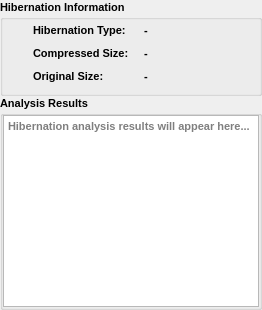
      <widget class="QWidget" name="hibernationTab">
       <property name="sizePolicy">
        <sizepolicy hsizetype="Expanding" vsizetype="Preferred">
         <horstretch>0</horstretch>
         <verstretch>0</verstretch>
        </sizepolicy>
       </property>
       <attribute name="title">
        <string>Hibernation Analysis</string>
       </attribute>
       <layout class="QVBoxLayout" name="hibernationLayout">
        <property name="spacing">
         <number>0</number>
        </property>
        <property name="leftMargin">
         <number>0</number>
        </property>
        <property name="topMargin">
         <number>0</number>
        </property>
        <property name="rightMargin">
         <number>0</number>
        </property>
        <property name="bottomMargin">
         <number>0</number>
        </property>
        <item>
         <widget class="QGroupBox" name="hibernationInfoGroup">
          <property name="maximumSize">
           <size>
            <width>16777215</width>
            <height>150</height>
           </size>
          </property>
          <property name="font">
           <font>
            <pointsize>8</pointsize>
            <weight>75</weight>
            <bold>true</bold>
           </font>
          </property>
          <property name="title">
           <string>Hibernation Information</string>
          </property>
          <layout class="QGridLayout" name="hibernationInfoLayout">
           <property name="leftMargin">
            <number>30</number>
           </property>
           <property name="topMargin">
            <number>5</number>
           </property>
           <property name="rightMargin">
            <number>5</number>
           </property>
           <property name="bottomMargin">
            <number>10</number>
           </property>
           <property name="horizontalSpacing">
            <number>0</number>
           </property>
           <property name="verticalSpacing">
            <number>10</number>
           </property>
           <item row="0" column="0">
            <widget class="QLabel" name="hibernationTypeLabel">
             <property name="font">
              <font>
               <pointsize>8</pointsize>
              </font>
             </property>
             <property name="text">
              <string>Hibernation Type:</string>
             </property>
            </widget>
           </item>
           <item row="0" column="1">
            <widget class="QLabel" name="hibernationTypeValue">
             <property name="font">
              <font>
               <pointsize>8</pointsize>
              </font>
             </property>
             <property name="text">
              <string>-</string>
             </property>
            </widget>
           </item>
           <item row="1" column="0">
            <widget class="QLabel" name="compressedSizeLabel">
             <property name="font">
              <font>
               <pointsize>8</pointsize>
              </font>
             </property>
             <property name="text">
              <string>Compressed Size:</string>
             </property>
            </widget>
           </item>
           <item row="1" column="1">
            <widget class="QLabel" name="compressedSizeValue">
             <property name="font">
              <font>
               <pointsize>8</pointsize>
              </font>
             </property>
             <property name="text">
              <string>-</string>
             </property>
            </widget>
           </item>
           <item row="2" column="0">
            <widget class="QLabel" name="originalSizeLabel">
             <property name="font">
              <font>
               <pointsize>8</pointsize>
              </font>
             </property>
             <property name="text">
              <string>Original Size:</string>
             </property>
            </widget>
           </item>
           <item row="2" column="1">
            <widget class="QLabel" name="originalSizeValue">
             <property name="font">
              <font>
               <pointsize>8</pointsize>
              </font>
             </property>
             <property name="text">
              <string>-</string>
             </property>
            </widget>
           </item>
          </layout>
         </widget>
        </item>
        <item>
         <widget class="QGroupBox" name="hibernationResultsGroup">
          <property name="font">
           <font>
            <pointsize>8</pointsize>
            <weight>75</weight>
            <bold>true</bold>
           </font>
          </property>
          <property name="title">
           <string>Analysis Results</string>
          </property>
          <layout class="QVBoxLayout" name="hibernationResultsLayout">
           <property name="spacing">
            <number>0</number>
           </property>
           <property name="leftMargin">
            <number>0</number>
           </property>
           <property name="topMargin">
            <number>0</number>
           </property>
           <property name="rightMargin">
            <number>0</number>
           </property>
           <property name="bottomMargin">
            <number>0</number>
           </property>
           <item>
            <widget class="QTextEdit" name="hibernationResultsText">
             <property name="font">
              <font>
               <pointsize>8</pointsize>
              </font>
             </property>
             <property name="readOnly">
              <bool>true</bool>
             </property>
             <property name="placeholderText">
              <string>Hibernation analysis results will appear here...</string>
             </property>
            </widget>
           </item>
          </layout>
         </widget>
        </item>
       </layout>
      </widget>
